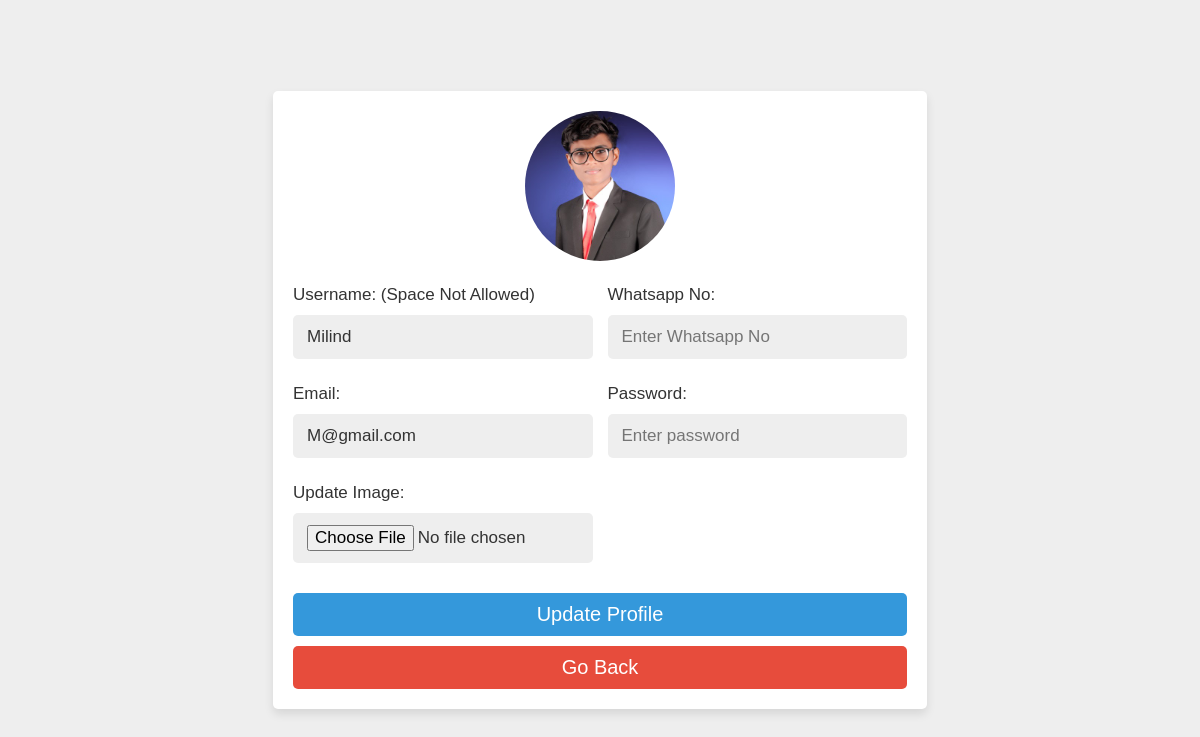
The page /Backend/EditProfile.php (signed in) on the database its author committed.
### tables this page shows
CREATE TABLE `users` (
  `uid` int(100) NOT NULL,
  `name` varchar(255) NOT NULL,
  `email` varchar(255) NOT NULL,
  `password` varchar(255) NOT NULL,
  `profile_pic` varchar(100) NOT NULL
);

### Backend/EditProfile.php (the view, shortened to what this page needs)
<?php
include("../config/db-connect.php");
$uid = $_SESSION['user_id'];
$query = "SELECT * FROM users WHERE UID = ?";
$stmt = $conn->prepare($query);
$stmt->bind_param("i", $uid);
$stmt->execute();
$result = $stmt->get_result();
$user = $result->fetch_assoc();
?>
<!DOCTYPE html>
<html lang="en">
<head>
    <link rel="stylesheet" href="../css/Edit-Profile.css">
</head>
<body>
    <div class="update-profile">
        <form action="" method="post" enctype="multipart/form-data">
            <img src="<?= htmlspecialchars($user['profile_pic'] ?: '../img/default.png') ?>" alt="Profile Image" class="profile-image">
            <div class="flex">
                <div class="inputBox">
                    <span>Username: (Space Not Allowed)</span>
                    <input type="text" name="name" value="<?= htmlspecialchars($user['name']) ?>" class="box">
                    <span>Email:</span>
                    <input type="email" name="email" value="<?= htmlspecialchars($user['email']) ?>" class="box">
                    <span>Update Image:</span>
                    <input type="file" name="profile_pic" accept="image/jpg, image/jpeg, image/png" class="box">
                </div>
                <div class="inputBox">
                    <span>Whatsapp No:</span>
                    <input type="text" name="whatsapp_no" value="<?= htmlspecialchars($user['mobile_no']) ?>" placeholder="Enter Whatsapp No" class="box">
                    <span>Password:</span>
                    <input type="password" name="password" placeholder="Enter password" class="box">
                </div>
            </div>
            <input type="submit" value="Update Profile" class="btn">
            <a href="../pages/user.php" class="delete-btn">Go Back</a>
        </form>
    </div>
</body>
</html>

### css/Edit-Profile.css (style rules this page uses)
:root { --blue: #3498db; --dark-blue: #2980b9; --red: #e74c3c; --dark-red: #c0392b; --black: #333; --white: #fff; --light-bg: #eee; --box-shadow: 0 5px 10px rgba(0, 0, 0, .1); }
* { font-family: 'Poppins', sans-serif; margin: 0; padding: 0; box-sizing: border-box; outline: none; border: none; text-decoration: none; }
.btn, .delete-btn { width: 100%; border-radius: 5px; padding: 10px 30px; color: var(--white); display: block; text-align: center; cursor: pointer; font-size: 20px; margin-top: 10px; }
.btn { background-color: var(--blue); }
.delete-btn { background-color: var(--red); }
.form-container, .container, .update-profile { min-height: 100vh; background-color: var(--light-bg); display: flex; align-items: center; justify-content: center; padding: 20px; }
.form-container form, .container .profile, .update-profile form { padding: 20px; background-color: var(--white); box-shadow: var(--box-shadow); text-align: center; border-radius: 5px; }
.form-container form .box, .update-profile form .flex .inputBox .box { width: 100%; border-radius: 5px; padding: 12px 14px; font-size: 18px; color: var(--black); margin: 10px 0; background-color: var(--light-bg); }
.container .profile img, .update-profile form img { height: 150px; width: 150px; border-radius: 50%; object-fit: cover; margin-bottom: 5px; }
.update-profile form .flex { display: flex; justify-content: space-between; margin-bottom: 20px; gap: 15px; }
.update-profile form .flex .inputBox { width: 49%; }
.update-profile form .flex .inputBox span { text-align: left; display: block; margin-top: 15px; font-size: 17px; color: var(--black); }
.update-profile form .flex .inputBox .box { width: 100%; border-radius: 5px; background-color: var(--light-bg); padding: 12px 14px; font-size: 17px; color: var(--black); margin-top: 10px; }

### rows shown on the page
users: profile_pic (picture), name "Milind", email "M@gmail.com"
